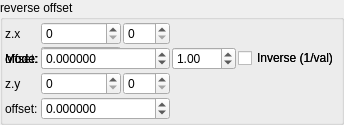
    <widget class="QGroupBox" name="groupBox_4">
     <property name="title">
      <string>reverse offset</string>
     </property>
     <layout class="QVBoxLayout" name="verticalLayout_6" stretch="0">
      <property name="spacing">
       <number>2</number>
      </property>
      <property name="leftMargin">
       <number>2</number>
      </property>
      <property name="topMargin">
       <number>2</number>
      </property>
      <property name="rightMargin">
       <number>2</number>
      </property>
      <property name="bottomMargin">
       <number>2</number>
      </property>
      <item>
       <layout class="QGridLayout" name="gridLayout_12" columnstretch="0,1,1">
        <property name="spacing">
         <number>2</number>
        </property>
        <item row="0" column="0">
         <widget class="QLabel" name="label_44">
          <property name="text">
           <string notr="true">z.x</string>
          </property>
         </widget>
        </item>
        <item row="1" column="0">
         <widget class="QLabel" name="label_111">
          <property name="text">
           <string>offset:</string>
          </property>
         </widget>
        </item>
        <item row="2" column="0">
         <widget class="QLabel" name="label_48">
          <property name="text">
           <string notr="true">z.y</string>
          </property>
         </widget>
        </item>
        <item row="3" column="0">
         <widget class="QLabel" name="label_112">
          <property name="text">
           <string>offset:</string>
          </property>
         </widget>
        </item>
        <item row="0" column="1">
         <widget class="MySpinBox" name="spinboxInt_transf_start_iterations_E">
          <property name="sizePolicy">
           <sizepolicy hsizetype="Minimum" vsizetype="Maximum">
            <horstretch>0</horstretch>
            <verstretch>0</verstretch>
           </sizepolicy>
          </property>
          <property name="maximum">
           <number>999</number>
          </property>
         </widget>
        </item>
        <item row="0" column="2">
         <widget class="MySpinBox" name="spinboxInt_transf_stop_iterations_E">
          <property name="sizePolicy">
           <sizepolicy hsizetype="Minimum" vsizetype="Maximum">
            <horstretch>0</horstretch>
            <verstretch>0</verstretch>
           </sizepolicy>
          </property>
          <property name="maximum">
           <number>999</number>
          </property>
         </widget>
        </item>
      <item row="1" column="0">
       <widget class="QLabel"><property name="text"><string>Mode:</string></property></widget>
      </item>
      <item row="1" column="1">
       <widget class="MyComboBox" name="comboBox_transf_multiplier_value_mode_4">
        <item><property name="text"><string notr="true">Constant</string></property></item>
        <item><property name="text"><string notr="true">Sine</string></property></item>
        <item><property name="text"><string notr="true">Ramp</string></property></item>
       </widget>
      </item>
      <item row="1" column="2">
       <widget class="QLabel"><property name="text"><string>Freq:</string></property></widget>
      </item>
      <item row="1" column="3">
       <widget class="MyDoubleSpinBox" name="spinbox_transf_multiplier_frequency_4">
        <property name="minimum"><double>0.01</double></property><property name="maximum"><double>100.0</double></property>
        <property name="singleStep"><double>0.1</double></property><property name="value"><double>1.0</double></property>
       </widget>
      </item>
      <item row="1" column="4" colspan="2">
       <widget class="MyCheckBox" name="checkBox_transf_multiplier_inverse_4">
        <property name="text"><string>Inverse (1/val)</string></property>
       </widget>
      </item>
        <item row="2" column="1">
         <widget class="MySpinBox" name="spinboxInt_transf_start_iterations_F">
          <property name="sizePolicy">
           <sizepolicy hsizetype="Minimum" vsizetype="Maximum">
            <horstretch>0</horstretch>
            <verstretch>0</verstretch>
           </sizepolicy>
          </property>
          <property name="maximum">
           <number>999</number>
          </property>
         </widget>
        </item>
        <item row="2" column="2">
         <widget class="MySpinBox" name="spinboxInt_transf_stop_iterations_F">
          <property name="sizePolicy">
           <sizepolicy hsizetype="Minimum" vsizetype="Maximum">
            <horstretch>0</horstretch>
            <verstretch>0</verstretch>
           </sizepolicy>
          </property>
          <property name="maximum">
           <number>999</number>
          </property>
         </widget>
        </item>
      <item row="1" column="0">
       <widget class="QLabel"><property name="text"><string>Mode:</string></property></widget>
      </item>
      <item row="1" column="1">
       <widget class="MyComboBox" name="comboBox_transf_multiplier_value_mode_5">
        <item><property name="text"><string notr="true">Constant</string></property></item>
        <item><property name="text"><string notr="true">Sine</string></property></item>
        <item><property name="text"><string notr="true">Ramp</string></property></item>
       </widget>
      </item>
      <item row="1" column="2">
       <widget class="QLabel"><property name="text"><string>Freq:</string></property></widget>
      </item>
      <item row="1" column="3">
       <widget class="MyDoubleSpinBox" name="spinbox_transf_multiplier_frequency_5">
        <property name="minimum"><double>0.01</double></property><property name="maximum"><double>100.0</double></property>
        <property name="singleStep"><double>0.1</double></property><property name="value"><double>1.0</double></property>
       </widget>
      </item>
      <item row="1" column="4" colspan="2">
       <widget class="MyCheckBox" name="checkBox_transf_multiplier_inverse_5">
        <property name="text"><string>Inverse (1/val)</string></property>
       </widget>
      </item>
        <item row="1" column="1" colspan="2">
         <widget class="MyDoubleSpinBox" name="spinbox_transf_offsetE_0">
          <property name="sizePolicy">
           <sizepolicy hsizetype="Minimum" vsizetype="Maximum">
            <horstretch>0</horstretch>
            <verstretch>0</verstretch>
           </sizepolicy>
          </property>
          <property name="prefix">
           <string/>
          </property>
          <property name="suffix">
           <string/>
          </property>
          <property name="decimals">
           <number>6</number>
          </property>
          <property name="minimum">
           <double>-99.989999999999995</double>
          </property>
          <property name="maximum">
           <double>99.989999999999995</double>
          </property>
          <property name="singleStep">
           <double>0.100000000000000</double>
          </property>
         </widget>
        </item>
        <item row="3" column="1" colspan="2">
         <widget class="MyDoubleSpinBox" name="spinbox_transf_offsetF_0">
          <property name="sizePolicy">
           <sizepolicy hsizetype="Minimum" vsizetype="Maximum">
            <horstretch>0</horstretch>
            <verstretch>0</verstretch>
           </sizepolicy>
          </property>
          <property name="prefix">
           <string/>
          </property>
          <property name="suffix">
           <string/>
          </property>
          <property name="decimals">
           <number>6</number>
          </property>
          <property name="minimum">
           <double>-99.989999999999995</double>
          </property>
          <property name="maximum">
           <double>99.989999999999995</double>
          </property>
          <property name="singleStep">
           <double>0.100000000000000</double>
          </property>
         </widget>
        </item>
       </layout>
      </item>
     </layout>
    </widget>
